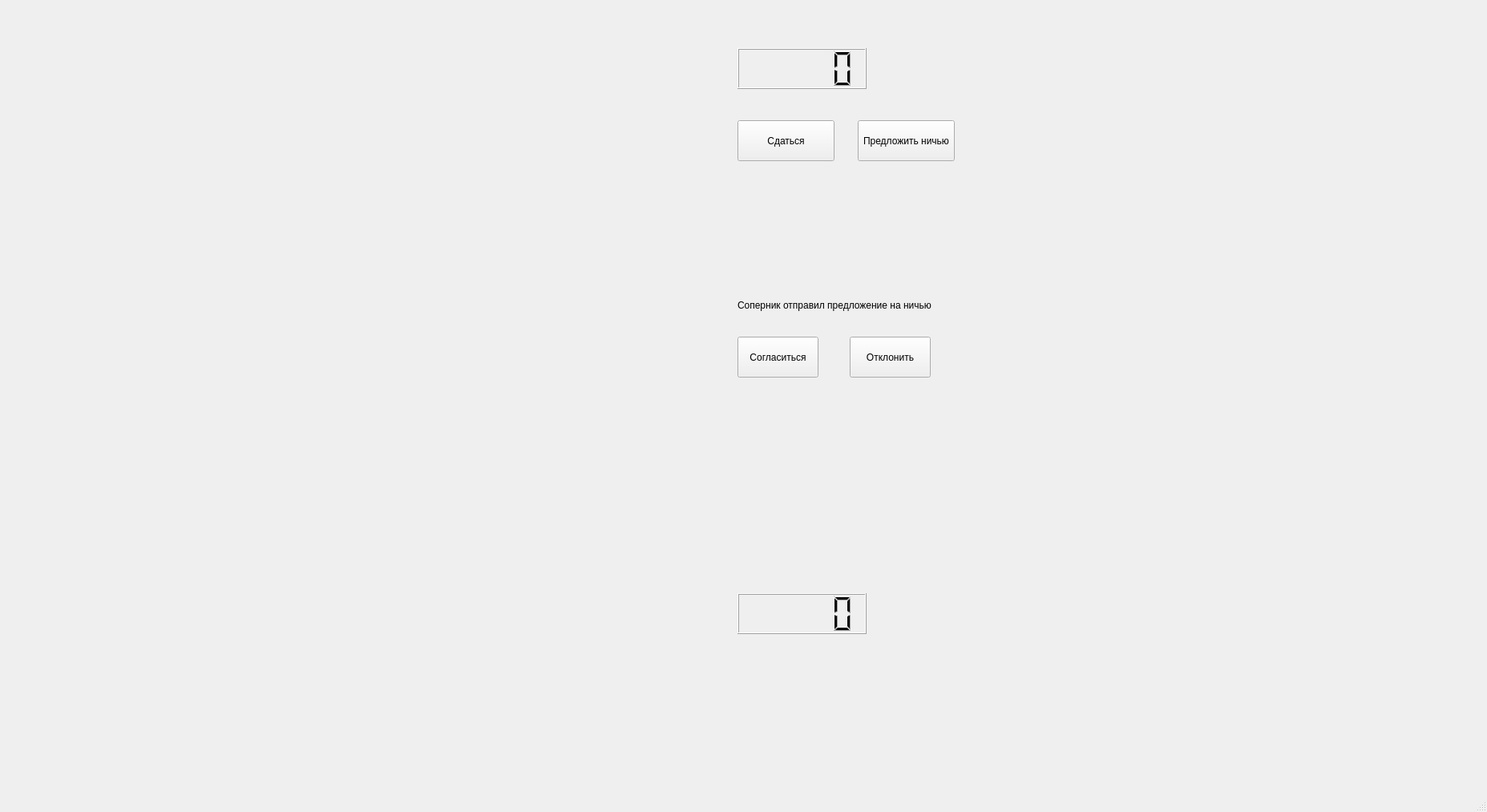
<?xml version="1.0" encoding="UTF-8"?>
<ui version="4.0">
 <class>GameWindow</class>
 <widget class="QMainWindow" name="GameWindow">
  <property name="geometry">
   <rect>
    <x>0</x>
    <y>0</y>
    <width>1855</width>
    <height>1013</height>
   </rect>
  </property>
  <property name="windowTitle">
   <string>MainWindow</string>
  </property>
  <widget class="QWidget" name="centralwidget">
   <widget class="QPushButton" name="capitulate_pushButton">
    <property name="geometry">
     <rect>
      <x>920</x>
      <y>150</y>
      <width>121</width>
      <height>51</height>
     </rect>
    </property>
    <property name="text">
     <string>Сдаться</string>
    </property>
   </widget>
   <widget class="QPushButton" name="drawRemain_pushButton">
    <property name="geometry">
     <rect>
      <x>1070</x>
      <y>150</y>
      <width>121</width>
      <height>51</height>
     </rect>
    </property>
    <property name="text">
     <string>Предложить ничью</string>
    </property>
   </widget>
   <widget class="QLCDNumber" name="lcdNumber_2">
    <property name="geometry">
     <rect>
      <x>920</x>
      <y>60</y>
      <width>161</width>
      <height>51</height>
     </rect>
    </property>
   </widget>
   <widget class="QLCDNumber" name="lcdNumber_1">
    <property name="geometry">
     <rect>
      <x>920</x>
      <y>740</y>
      <width>161</width>
      <height>51</height>
     </rect>
    </property>
   </widget>
   <widget class="QLabel" name="label">
    <property name="enabled">
     <bool>true</bool>
    </property>
    <property name="geometry">
     <rect>
      <x>920</x>
      <y>350</y>
      <width>261</width>
      <height>61</height>
     </rect>
    </property>
    <property name="text">
     <string>Соперник отправил предложение на ничью</string>
    </property>
   </widget>
   <widget class="QPushButton" name="acceptDraw_pushButton">
    <property name="geometry">
     <rect>
      <x>920</x>
      <y>420</y>
      <width>101</width>
      <height>51</height>
     </rect>
    </property>
    <property name="text">
     <string>Согласиться</string>
    </property>
   </widget>
   <widget class="QPushButton" name="declineDraw_pushButton">
    <property name="geometry">
     <rect>
      <x>1060</x>
      <y>420</y>
      <width>101</width>
      <height>51</height>
     </rect>
    </property>
    <property name="text">
     <string>Отклонить</string>
    </property>
   </widget>
  </widget>
  <widget class="QMenuBar" name="menubar">
   <property name="geometry">
    <rect>
     <x>0</x>
     <y>0</y>
     <width>1855</width>
     <height>22</height>
    </rect>
   </property>
  </widget>
  <widget class="QStatusBar" name="statusbar"/>
 </widget>
 <resources/>
 <connections/>
</ui>
